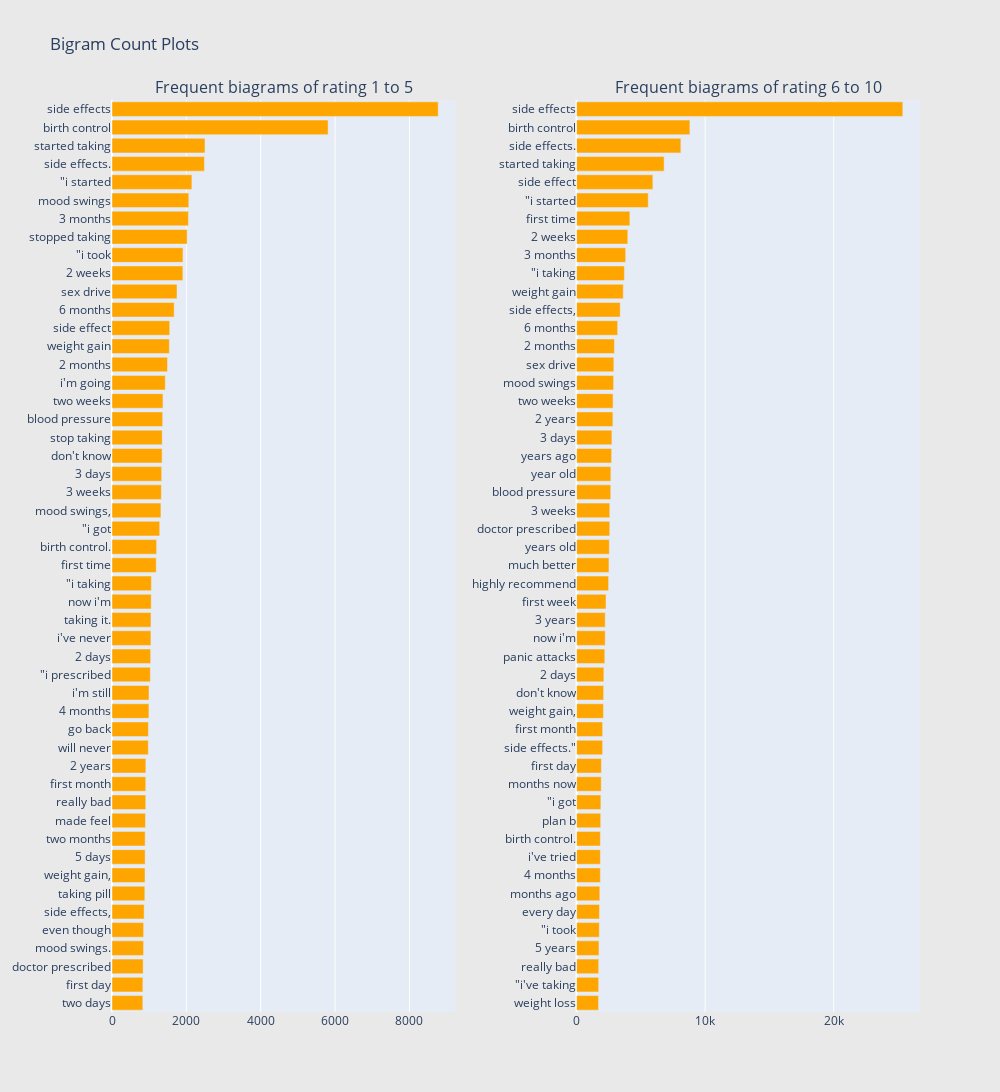

The notebook cell saved with this chart:
### Markdown cell above
### bi-gram

### Code cell
freq_dict = defaultdict(int)
for sent in df_all_1_5["review"]:
    for word in generate_ngrams(sent,2):
        freq_dict[word] += 1
fd_sorted = pd.DataFrame(sorted(freq_dict.items(), key=lambda x: x[1])[::-1])
fd_sorted.columns = ["word", "wordcount"]
trace1 = horizontal_bar_chart(fd_sorted.head(50), 'orange')

freq_dict = defaultdict(int)
for sent in df_all_6_10["review"]:
    for word in generate_ngrams(sent,2):
        freq_dict[word] += 1
fd_sorted = pd.DataFrame(sorted(freq_dict.items(), key=lambda x: x[1])[::-1])
fd_sorted.columns = ["word", "wordcount"]
trace2 = horizontal_bar_chart(fd_sorted.head(50), 'orange')

# Creating two subplots
fig = tools.make_subplots(rows=1, cols=2, vertical_spacing=0.04,horizontal_spacing=0.15,
                          subplot_titles=["Frequent biagrams of rating 1 to 5", 
                                          "Frequent biagrams of rating 6 to 10"])
fig.append_trace(trace1, 1, 1)
fig.append_trace(trace2, 1, 2)
fig['layout'].update(height=1200, width=1000, paper_bgcolor='rgb(233,233,233)', title="Bigram Count Plots")
py.iplot(fig, filename='word-plots')

### Figure 1 — Plotly figure (JSON) as saved in the notebook; plotly's stock layout.template omitted (floating-point values rounded to 4 significant figures)
{"data": [{"marker": {"color": "orange"}, "orientation": "h", "showlegend": false, "type": "bar", "x": [829, 830, 838, 849, 850, 865, 883, 888, 891, 892, 900, 908, 908, 910, 976, 979, 993, 995, 1031, 1040, 1047, 1048, 1055, 1060, 1189, 1199, 1283, 1316, 1328, 1336, 1348, 1350, 1363, 1371, 1433, 1493, 1542, 1552, 1672, 1749, 1906, 1909, 2020, 2055, 2065, 2149, 2486, 2501, 5812, 8774], "xaxis": "x", "y": ["two days", "first day", "doctor prescribed", "mood swings.", "even though", "side effects,", "taking pill", "weight gain,", "5 days", "two months", "made feel", "really bad", "first month", "2 years", "will never", "go back", "4 months", "i&#039;m still", "\"i prescribed", "2 days", "i&#039;ve never", "taking it.", "now i&#039;m", "\"i taking", "first time", "birth control.", "\"i got", "mood swings,", "3 weeks", "3 days", "don&#039;t know", "stop taking", "blood pressure", "two weeks", "i&#039;m going", "2 months", "weight gain", "side effect", "6 months", "sex drive", "2 weeks", "\"i took", "stopped taking", "3 months", "mood swings", "\"i started", "side effects.", "started taking", "birth control", "side effects"], "yaxis": "y"}, {"marker": {"color": "orange"}, "orientation": "h", "showlegend": false, "type": "bar", "x": [1707, 1717, 1718, 1741, 1768, 1781, 1805, 1849, 1850, 1850, 1875, 1886, 1918, 1929, 2022, 2026, 2091, 2103, 2121, 2194, 2224, 2225, 2289, 2488, 2517, 2544, 2578, 2579, 2656, 2665, 2725, 2744, 2824, 2836, 2880, 2897, 2942, 3189, 3391, 3631, 3720, 3817, 3984, 4142, 5573, 5932, 6810, 8111, 8813, 25377], "xaxis": "x2", "y": ["weight loss", "\"i&#039;ve taking", "really bad", "5 years", "\"i took", "every day", "months ago", "4 months", "i&#039;ve tried", "birth control.", "plan b", "\"i got", "months now", "first day", "side effects.\"", "first month", "weight gain,", "don&#039;t know", "2 days", "panic attacks", "now i&#039;m", "3 years", "first week", "highly recommend", "much better", "years old", "doctor prescribed", "3 weeks", "blood pressure", "year old", "years ago", "3 days", "2 years", "two weeks", "mood swings", "sex drive", "2 months", "6 months", "side effects,", "weight gain", "\"i taking", "3 months", "2 weeks", "first time", "\"i started", "side effect", "started taking", "side effects.", "birth control", "side effects"], "yaxis": "y2"}], "layout": {"annotations": [{"font": {"size": 16}, "showarrow": false, "text": "Frequent biagrams of rating 1 to 5", "x": 0.2125, "xanchor": "center", "xref": "paper", "y": 1, "yanchor": "bottom", "yref": "paper"}, {"font": {"size": 16}, "showarrow": false, "text": "Frequent biagrams of rating 6 to 10", "x": 0.7875, "xanchor": "center", "xref": "paper", "y": 1, "yanchor": "bottom", "yref": "paper"}], "height": 1200, "paper_bgcolor": "rgb(233,233,233)", "title": {"text": "Bigram Count Plots"}, "width": 1000, "xaxis": {"anchor": "y", "domain": [0, 0.425]}, "xaxis2": {"anchor": "y2", "domain": [0.575, 1]}, "yaxis": {"anchor": "x", "domain": [0, 1]}, "yaxis2": {"anchor": "x2", "domain": [0, 1]}}}
